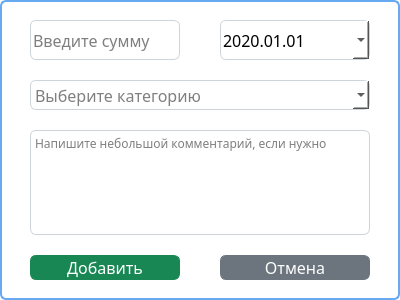
<?xml version="1.0" encoding="UTF-8"?>
<ui version="4.0">
 <class>addCostsWindow</class>
 <widget class="QDialog" name="addCostsWindow">
  <property name="geometry">
   <rect>
    <x>0</x>
    <y>0</y>
    <width>400</width>
    <height>300</height>
   </rect>
  </property>
  <property name="windowTitle">
   <string>Dialog</string>
  </property>
  <property name="styleSheet">
   <string notr="true">QDialog {
   background-color: white;
   border: 2px solid;
   border-radius: 6px;
   border-color: rgb(103, 170, 241);
   color:rgb(0, 0, 0);
}</string>
  </property>
  <property name="modal">
   <bool>false</bool>
  </property>
  <widget class="QLineEdit" name="addCSumLine">
   <property name="geometry">
    <rect>
     <x>30</x>
     <y>20</y>
     <width>150</width>
     <height>40</height>
    </rect>
   </property>
   <property name="font">
    <font>
     <family>Trebuchet MS</family>
     <pointsize>12</pointsize>
    </font>
   </property>
   <property name="accessibleName">
    <string/>
   </property>
   <property name="styleSheet">
    <string notr="true">QLineEdit {
background-color: white;
border: 1px solid rgb(206,212,218);
border-radius: 6px;
color:rgb(0, 0, 0);
}
QLineEdit:focus {
border: 2px solid rgb(143,184,243);
}</string>
   </property>
   <property name="inputMethodHints">
    <set>Qt::ImhLatinOnly</set>
   </property>
   <property name="inputMask">
    <string/>
   </property>
   <property name="text">
    <string/>
   </property>
   <property name="maxLength">
    <number>10</number>
   </property>
   <property name="placeholderText">
    <string>Введите сумму</string>
   </property>
  </widget>
  <widget class="QComboBox" name="addCCategoryBox">
   <property name="geometry">
    <rect>
     <x>30</x>
     <y>80</y>
     <width>340</width>
     <height>30</height>
    </rect>
   </property>
   <property name="font">
    <font>
     <family>Trebuchet MS</family>
     <pointsize>12</pointsize>
    </font>
   </property>
   <property name="styleSheet">
    <string notr="true">QComboBox {
background-color: white;
border: 1px solid rgb(206,212,218);
border-radius: 6px;
color:rgb(0, 0, 0);
}
QComboBox:focus {
border: 2px solid rgb(143,184,243);
}</string>
   </property>
   <property name="editable">
    <bool>false</bool>
   </property>
   <property name="currentText">
    <string/>
   </property>
   <property name="placeholderText">
    <string>Выберите категорию</string>
   </property>
   <item>
    <property name="text">
     <string>Продукты</string>
    </property>
   </item>
   <item>
    <property name="text">
     <string>Всё для дома</string>
    </property>
   </item>
   <item>
    <property name="text">
     <string>Кафе</string>
    </property>
   </item>
   <item>
    <property name="text">
     <string>Коммун. услуги</string>
    </property>
   </item>
   <item>
    <property name="text">
     <string>Транспорт</string>
    </property>
   </item>
   <item>
    <property name="text">
     <string>Здоровье</string>
    </property>
   </item>
   <item>
    <property name="text">
     <string>Красота</string>
    </property>
   </item>
   <item>
    <property name="text">
     <string>Одежда</string>
    </property>
   </item>
   <item>
    <property name="text">
     <string>Досуг</string>
    </property>
   </item>
   <item>
    <property name="text">
     <string>Прочее</string>
    </property>
   </item>
  </widget>
  <widget class="QPushButton" name="addCRejectButton">
   <property name="geometry">
    <rect>
     <x>220</x>
     <y>255</y>
     <width>150</width>
     <height>25</height>
    </rect>
   </property>
   <property name="font">
    <font>
     <family>Trebuchet MS</family>
     <pointsize>12</pointsize>
     <weight>50</weight>
     <bold>false</bold>
    </font>
   </property>
   <property name="styleSheet">
    <string notr="true">QPushButton {
color: white;
border:1px solid rgb(108,117,125);
border-radius: 6px;
background-color: rgb(108,117,125);
}
QPushButton:focus {
border:3px solid rgb(92,99,106);
outline: none;
}
QPushButton:hover {
border-color: rgb(92,99,106);
background-color: rgb(92,99,106);
}
</string>
   </property>
   <property name="text">
    <string>Отмена</string>
   </property>
  </widget>
  <widget class="QPushButton" name="addCAddButton">
   <property name="geometry">
    <rect>
     <x>30</x>
     <y>255</y>
     <width>150</width>
     <height>25</height>
    </rect>
   </property>
   <property name="font">
    <font>
     <family>Trebuchet MS</family>
     <pointsize>12</pointsize>
     <weight>50</weight>
     <bold>false</bold>
    </font>
   </property>
   <property name="styleSheet">
    <string notr="true">QPushButton {
color: white;
border:1px solid rgb(25, 135, 84);
border-radius: 6px;
background-color: rgb(25, 135, 84);
}
QPushButton:focus {
border: 3px solid rgb(21, 115, 71);
outline: none;
}
QPushButton:hover {
border-color: rgb(21, 115, 71);
background-color: rgb(21, 115, 71)
}</string>
   </property>
   <property name="text">
    <string>Добавить</string>
   </property>
  </widget>
  <widget class="QDateEdit" name="addCChooseDate">
   <property name="geometry">
    <rect>
     <x>220</x>
     <y>20</y>
     <width>150</width>
     <height>40</height>
    </rect>
   </property>
   <property name="font">
    <font>
     <family>Trebuchet MS</family>
     <pointsize>12</pointsize>
    </font>
   </property>
   <property name="layoutDirection">
    <enum>Qt::LeftToRight</enum>
   </property>
   <property name="styleSheet">
    <string notr="true">QDateEdit {
background-color: white;
border: 1px solid rgb(206,212,218);
border-radius: 6px;
color:rgb(0, 0, 0);
}
QDateEdit:focus {
border: 2px solid rgb(143,184,243);
}</string>
   </property>
   <property name="wrapping">
    <bool>false</bool>
   </property>
   <property name="frame">
    <bool>true</bool>
   </property>
   <property name="dateTime">
    <datetime>
     <hour>0</hour>
     <minute>0</minute>
     <second>0</second>
     <year>2020</year>
     <month>1</month>
     <day>1</day>
    </datetime>
   </property>
   <property name="maximumDateTime">
    <datetime>
     <hour>23</hour>
     <minute>59</minute>
     <second>59</second>
     <year>2100</year>
     <month>12</month>
     <day>31</day>
    </datetime>
   </property>
   <property name="minimumDateTime">
    <datetime>
     <hour>0</hour>
     <minute>0</minute>
     <second>0</second>
     <year>2020</year>
     <month>1</month>
     <day>1</day>
    </datetime>
   </property>
   <property name="displayFormat">
    <string>yyyy.MM.dd</string>
   </property>
   <property name="calendarPopup">
    <bool>true</bool>
   </property>
  </widget>
  <widget class="QTextEdit" name="addCComment">
   <property name="geometry">
    <rect>
     <x>30</x>
     <y>130</y>
     <width>340</width>
     <height>105</height>
    </rect>
   </property>
   <property name="font">
    <font>
     <family>Trebuchet MS</family>
     <pointsize>9</pointsize>
    </font>
   </property>
   <property name="styleSheet">
    <string notr="true">QTextEdit {
background-color: white;
border: 1px solid rgb(206,212,218);
border-radius: 6px;
color:rgb(0, 0, 0);
}
QTextEdit:focus {
border: 2px solid rgb(143,184,243);
}</string>
   </property>
   <property name="documentTitle">
    <string/>
   </property>
   <property name="html">
    <string>&lt;!DOCTYPE HTML PUBLIC &quot;-//W3C//DTD HTML 4.0//EN&quot; &quot;http://www.w3.org/TR/REC-html40/strict.dtd&quot;&gt;
&lt;html&gt;&lt;head&gt;&lt;meta name=&quot;qrichtext&quot; content=&quot;1&quot; /&gt;&lt;style type=&quot;text/css&quot;&gt;
p, li { white-space: pre-wrap; }
&lt;/style&gt;&lt;/head&gt;&lt;body style=&quot; font-family:'Trebuchet MS'; font-size:9pt; font-weight:400; font-style:normal;&quot;&gt;
&lt;p style=&quot;-qt-paragraph-type:empty; margin-top:0px; margin-bottom:0px; margin-left:0px; margin-right:0px; -qt-block-indent:0; text-indent:0px; font-family:'MS Shell Dlg 2'; font-size:7.8pt;&quot;&gt;&lt;br /&gt;&lt;/p&gt;&lt;/body&gt;&lt;/html&gt;</string>
   </property>
   <property name="placeholderText">
    <string>Напишите небольшой комментарий, если нужно</string>
   </property>
  </widget>
  <widget class="QFrame" name="addCAddButtonFrame">
   <property name="geometry">
    <rect>
     <x>27</x>
     <y>253</y>
     <width>156</width>
     <height>28</height>
    </rect>
   </property>
   <property name="styleSheet">
    <string notr="true">border: none;
background-color: rgb(255,255,255);</string>
   </property>
   <property name="frameShape">
    <enum>QFrame::StyledPanel</enum>
   </property>
   <property name="frameShadow">
    <enum>QFrame::Raised</enum>
   </property>
  </widget>
  <widget class="QFrame" name="addCRejectButtonFrame">
   <property name="geometry">
    <rect>
     <x>217</x>
     <y>252</y>
     <width>156</width>
     <height>28</height>
    </rect>
   </property>
   <property name="styleSheet">
    <string notr="true">border: none;
background-color: rgb(255,255,255);</string>
   </property>
   <property name="frameShape">
    <enum>QFrame::StyledPanel</enum>
   </property>
   <property name="frameShadow">
    <enum>QFrame::Raised</enum>
   </property>
  </widget>
  <zorder>addCAddButtonFrame</zorder>
  <zorder>addCRejectButtonFrame</zorder>
  <zorder>addCSumLine</zorder>
  <zorder>addCCategoryBox</zorder>
  <zorder>addCRejectButton</zorder>
  <zorder>addCAddButton</zorder>
  <zorder>addCChooseDate</zorder>
  <zorder>addCComment</zorder>
 </widget>
 <tabstops>
  <tabstop>addCSumLine</tabstop>
  <tabstop>addCChooseDate</tabstop>
  <tabstop>addCCategoryBox</tabstop>
  <tabstop>addCComment</tabstop>
  <tabstop>addCAddButton</tabstop>
  <tabstop>addCRejectButton</tabstop>
 </tabstops>
 <resources/>
 <connections/>
</ui>
